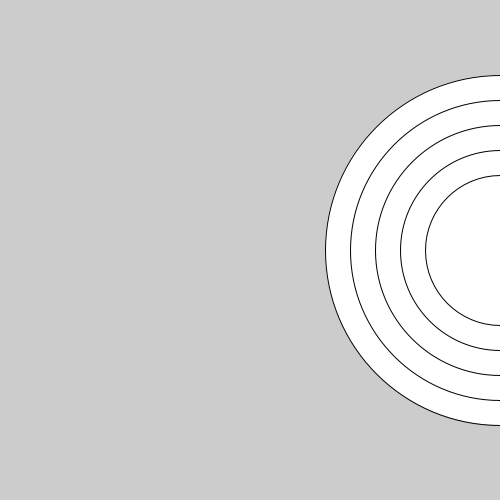
Frame 1 (no input)
Frame 60 (the mouse pressed at the canvas centre just before this capture): identical to frame 1, image omitted
Frame 120 (the mouse held since frame 60 and released just before this capture): identical to frame 1, image omitted

The Processing sketch that drew this single still picture (run headless with seeded random() and noise(); from frame 60 on, the mouse is pressed at the canvas centre):

// Processing sketch: opdracht_9_6
// ── opdracht_9_6.pde
void setup(){
  size(500,500);
  cirkels(500,250,350,5,50);
}

void draw(){
  
}

void cirkels(int x1, int y1, int grootteCirkel, int aantalCirkels, 
int kleineCirkel){
  for(int i=0; i<5; i++) {
    ellipse(x1,y1,grootteCirkel,grootteCirkel);
    grootteCirkel = grootteCirkel - kleineCirkel;
  }
  
}
